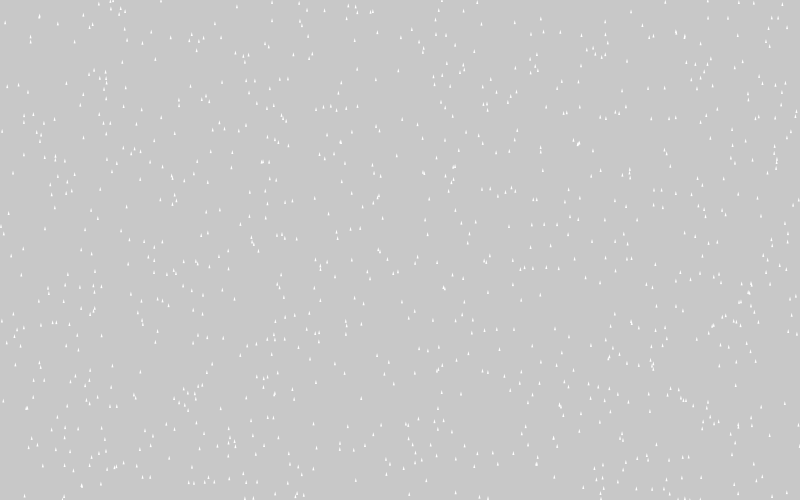
Frame 1 (no input)
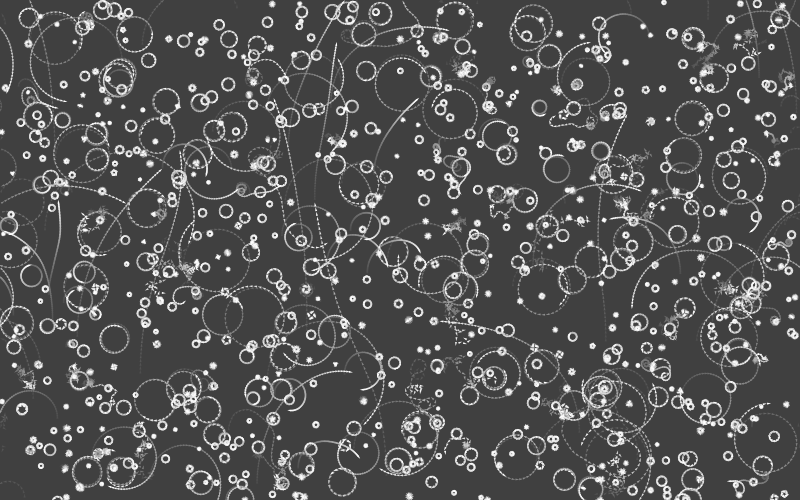
Frame 60 (the mouse pressed at the canvas centre just before this capture)
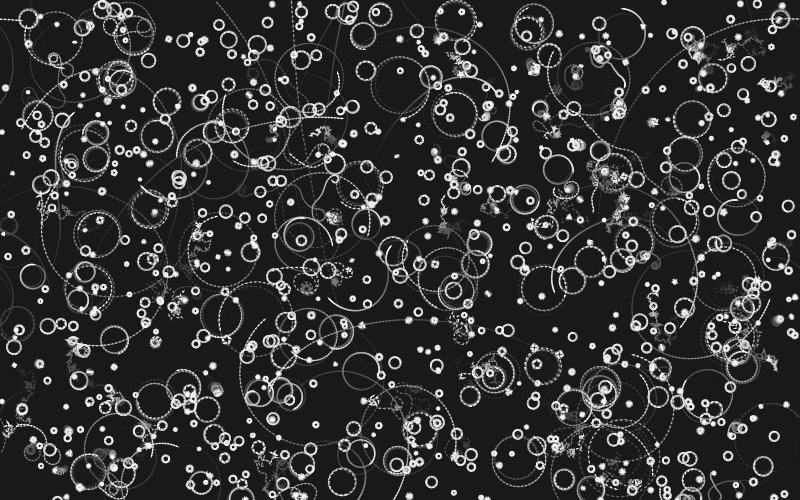
Frame 120 (the mouse held since frame 60 and released just before this capture)

The Processing sketch that drew these frames (run headless with seeded random() and noise(); from frame 60 on, the mouse is pressed at the canvas centre):

// Processing sketch: processing_150452
// ── processing_150452.pde

ArrayList<Boids> poop = new ArrayList();
void setup() {
  size(800, 500);
  for (int i=0; i<1000; i++) {
    Boids B = new Boids();
    poop.add(B);
  }
}
void keyPressed() {
  show = !show;
}
boolean show = false;
void draw() {
  noStroke();
  fill(0, 5);
  rect(0, 0, width, height);
  for (int i=0; i<poop.size (); i++) {
    Boids B = (Boids) poop.get(i);
    B.display();
    B.update();
  }
}

class Boids {
  PVector loc;
  PVector vel;
  PVector acl;
  float ang, t;
  int w= 2, h=10;
  color c;
  Boids() {
    loc = new PVector(random(width), random(height));
    vel = new PVector(random(-2, 2), random(-2, 2));
    acl = new PVector(random(-0.05, 0.05), random(-0.05, 0.05));
    t=random(1, 5);
    c = (color)random(#000000);
  }

  void display() {
    PVector dir = vel;
    dir.normalize();

    pushMatrix();
    if (show)fill(#FF002F);
    else fill(-1);
    noStroke();
    translate(loc.x, loc.y);
    rotate(ang);
    //    if (show)
    triangle(0, -w, -w/2, w, w/2, w);
    //t else ellipse(0, 0, 2, 2);
    popMatrix();
  }

  void update() {
    acl = new PVector(random(-0.005, 0.005), random(-0.005, 0.005));
    vel.add(acl);
    if (loc.x < 0 || loc.x > width || loc.y > height || loc.y<0) vel.mult(-1);
    ang+=vel.y/vel.x;

    loc.x+=t*sin(ang);
    loc.y+=-t*cos(ang);
    if (loc.x <0 || loc.x>width)loc.x+=-width;
    if (loc.y <0 || loc.y>width)loc.y+=-height;
  }
}
